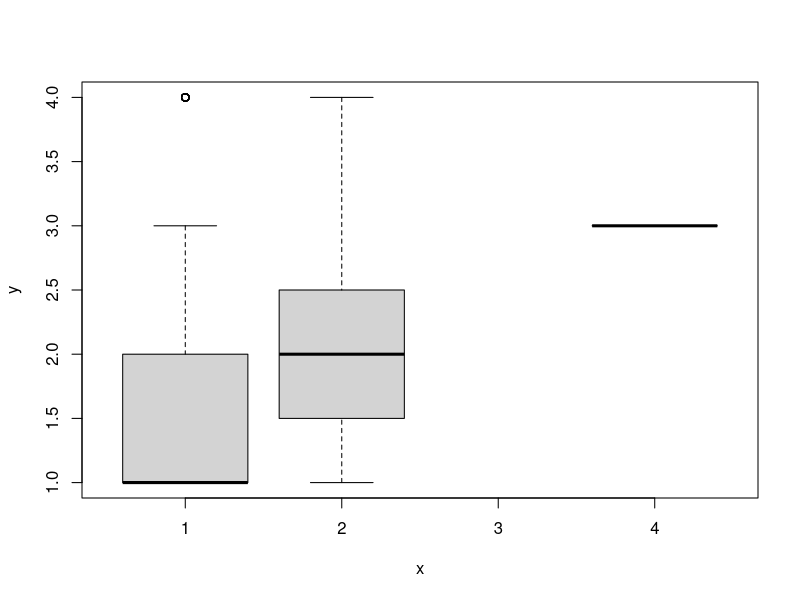

This chart was generated by the following R code:
rm(list=ls(all=TRUE))
library('e1071')
library(plyr)

##Levels everything
tolevel <- function(X)
{
  X = as.character(X)
  testlevel = count(X)[1]
  testlevel$x = as.character(testlevel$x)
  for(i in 1:length(testlevel$x))
  {
    X[X==testlevel$x[i]] = as.character(i)
  }
  X = as.numeric(X)
  return(X)
}

AAPL = read.csv('Youtubelist.csv')
AAPL = AAPL[200:12000,-c(1,2,3,10)]#Range to process

for(i in 1:7)
  AAPL = AAPL[!is.na(AAPL[,i]),]

AAPL = AAPL[sample(nrow(AAPL),3000),]#Sampling
#AAPL = AAPL[order(AAPL$Box),]

AAPL$Genre = tolevel(AAPL$Genre)
AAPL$Distrubutor = tolevel(AAPL$Distrubutor)
AAPL$Release.Date = tolevel(AAPL$Release.Date)
AAPL$MPAA = tolevel(AAPL$MPAA)
AAPL$MPAA = as.numeric(AAPL$MPAA)
AAPL$Youtube.Views = scale(AAPL$Youtube.Views)
#AAPL$Box = scale(AAPL$Box)
#AAPL$Budget[is.na(AAPL$Budget)] = mean(AAPL$Budget[!is.na(AAPL$Budget)])
#AAPL$Youtube.Views = scale(AAPL$Youtube.Views)
#plot(AAPL$Box)

AAPL = as.data.frame(AAPL)

np = ceiling(0.2 * nrow(AAPL))

#Y = ifelse(AAPL$Box>40000000,1,0)

AAPL$Y = c(rep(0,length(AAPL$Box)))
ranklist = c(-1,1e7L,5e7L,1e8L,2e8L)
ranklist = as.numeric(ranklist)
for(i in 2:length(ranklist))
{
  AAPL$Y[AAPL$Box<=ranklist[i] & AAPL$Box>ranklist[i-1]] = i-1
}
AAPL$Y[AAPL$Box>ranklist[length(ranklist)]] = length(ranklist)

AAPL = AAPL[,-1]

test.index = sample(1:nrow(AAPL), np)
#test.index = 1:np

AAPL.test = AAPL[test.index, ]
AAPL.train = AAPL[-test.index, ]

#tuned = tune.svm(Y ~ ., data = AAPL.train, gamma = 2^(-7:-5), cost = 2^(2:4))
#summary(tuned)
svm.model = svm(Y ~ ., data = AAPL.train, kernal='radial', type = 'C-classification', cost = 16, gamma = 0.03125)
#svm.model = readRDS("movie.svmodel")
svm.pred = predict(svm.model, AAPL.test[, -7])
table.svm.test = table(pred = svm.pred, true = AAPL.test[, 7])
correct.svm = sum(diag(table.svm.test) / sum(table.svm.test)) * 100
result = cbind(AAPL.test, svm.pred)

result = result[order(result$Y),]#Sorting
plot(result$svm.pred, result$Y)